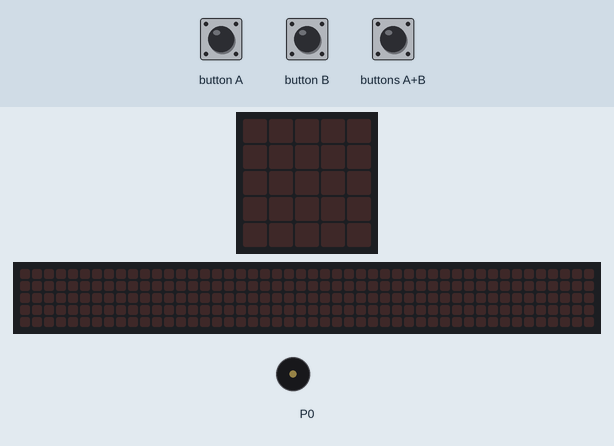
Recording of a program running on a simulated BBC micro:bit (MakeCode). Parts: the board's 5×5 LED display, a strip that is not on the board, showing the scrolling text unrolled, buzzer (waves = sounding). The test bench sets the inputs (shaded band). The 48×5 strip is a reading aid, not a part: it shows the text the display is scrolling, unrolled, one strip-width of it at a time.

Above: at 1.2 s.
1.3 s: buttons A+B pressed for 0.15 s
At 1.9 s:
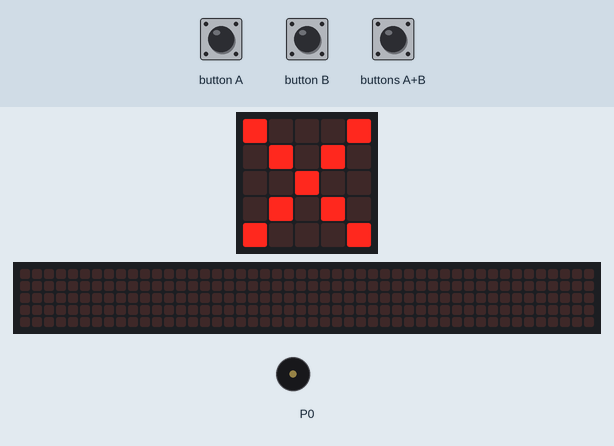
3.5 s: buttons A+B pressed 2 times (0.12 s each, 0.3 s apart)
At 4.89 s:
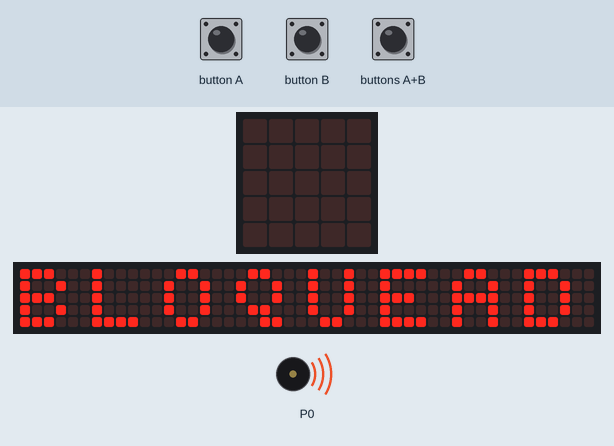
At 13.59 s:
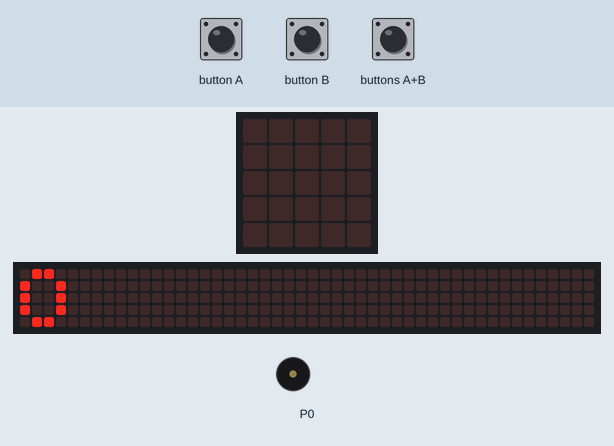
Timing chart, 0 to 15.1 s (numbered marks = the images above; inputs shaded):
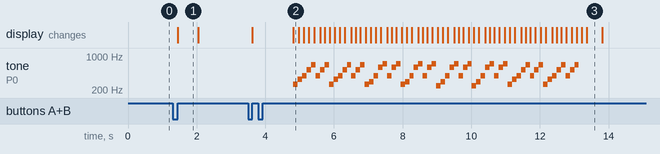

Measured:
- after the input at 1.3 s, the display: changes after 0.15 s (image 1)
- after the input at 3.5 s, tone on P0: plays 262 Hz for 0.13 s, 330 Hz for 0.13 s, 392 Hz for 0.13 s, 523 Hz for 0.13 s, 659 Hz for 0.13 s, 392 Hz for 0.13 s … (64 notes in this stretch), starting after 1.3 s; the display: first changes after 0.12 s (image 2 shows a later state)
- what the display in image 1 shows lasts 0.6 s, from 1.5 s to 2.1 s
- what the display in image 3 shows lasts 0.4 s, from 13.4 s to 13.8 s

The program:

main.ts
```typescript
enum RadioMessage {
    message1 = 49434
}
// pulsar digito de la contraseña
input.onButtonPressed(Button.A, function () {
    entrada = "" + entrada + "A"
})
// al presionar A+B se introduce la contraseña y se muestra si es correcta o no, tambien se bloquea el dispositivo si se introduce la contraseña incorrecta 3 veces
input.onButtonPressed(Button.AB, function () {
    if (contraseña == entrada) {
        basic.showIcon(IconNames.Yes)
        music.startMelody(music.builtInMelody(Melodies.PowerDown), MelodyOptions.Once)
        basic.pause(500)
        basic.clearScreen()
    } else {
        if (contraseña != entrada) {
            contar += 1
            basic.showIcon(IconNames.No)
            basic.clearScreen()
            if (contar == 3) {
                music.startMelody(music.builtInMelody(Melodies.Prelude), MelodyOptions.Once)
                basic.showString("BLOQUEADO")
                basic.pause(500)
                basic.clearScreen()
            }
        }
    }
    entrada = ""
})
// pulsar digito de la contraseña
input.onButtonPressed(Button.B, function () {
    entrada = "" + entrada + "B"
})
// al iniciar establacemos las variables, la contraseña y el servo
//
let contar = 0
let entrada = ""
let contraseña = ""
contraseña = "ABBA"
entrada = ""
basic.forever(function () {
    radio.setGroup(1)
})
// si la contraseña se introduce mal 3 veces ademas de bloquearse manda una seña por radio de warning a otra microbit
//
basic.forever(function () {

})
```

test.ts
```typescript
// aquí va el archivo "tests"; esto no se compilará cuando este paquete se utilice como una extensión.
```
